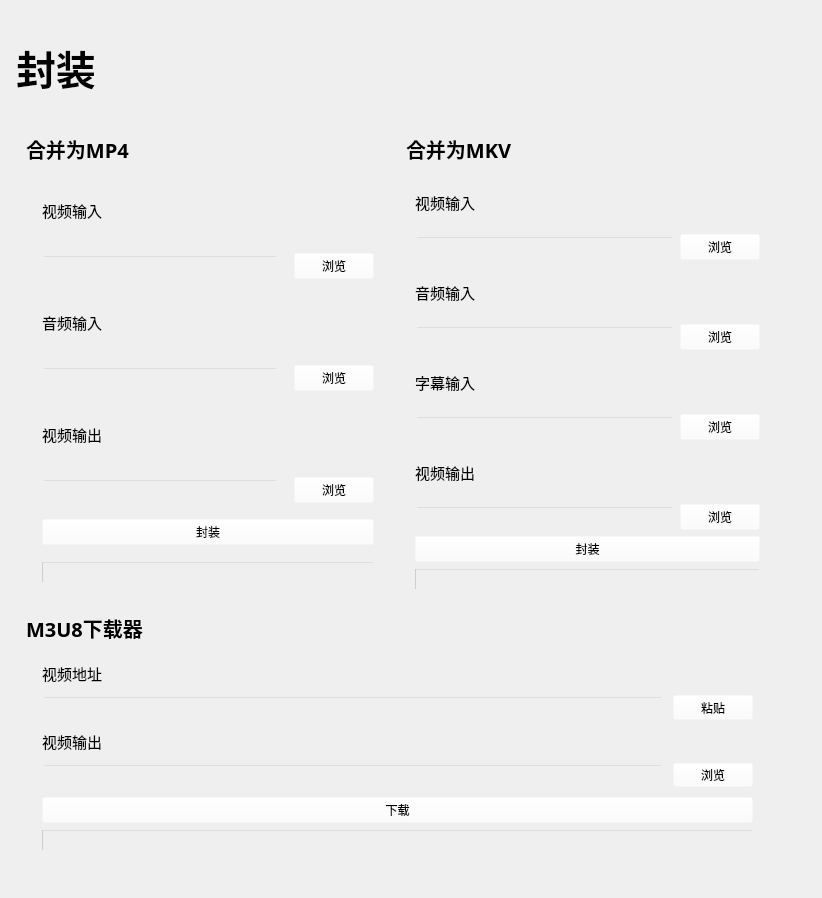
<?xml version="1.0" encoding="UTF-8"?>
<ui version="4.0">
 <class>Package</class>
 <widget class="QWidget" name="Package">
  <property name="geometry">
   <rect>
    <x>0</x>
    <y>0</y>
    <width>822</width>
    <height>898</height>
   </rect>
  </property>
  <property name="windowTitle">
   <string>Form</string>
  </property>
  <layout class="QGridLayout" name="gridLayout_14">
   <property name="leftMargin">
    <number>16</number>
   </property>
   <property name="topMargin">
    <number>45</number>
   </property>
   <property name="rightMargin">
    <number>16</number>
   </property>
   <property name="bottomMargin">
    <number>16</number>
   </property>
   <item row="0" column="0">
    <layout class="QGridLayout" name="PackageBox">
     <property name="spacing">
      <number>16</number>
     </property>
     <item row="1" column="0">
      <widget class="SmoothScrollArea" name="SmoothScrollArea">
       <property name="styleSheet">
        <string notr="true">background-color: rgba(255, 255, 255, 0);</string>
       </property>
       <property name="frameShape">
        <enum>QFrame::NoFrame</enum>
       </property>
       <property name="widgetResizable">
        <bool>true</bool>
       </property>
       <widget class="QWidget" name="scrollAreaWidgetContents_2">
        <property name="geometry">
         <rect>
          <x>0</x>
          <y>0</y>
          <width>772</width>
          <height>774</height>
         </rect>
        </property>
        <property name="minimumSize">
         <size>
          <width>770</width>
          <height>770</height>
         </size>
        </property>
        <property name="styleSheet">
         <string notr="true">background-color: rgba(255, 255, 255, 0);</string>
        </property>
        <widget class="QWidget" name="">
         <property name="geometry">
          <rect>
           <x>390</x>
           <y>30</y>
           <width>363</width>
           <height>463</height>
          </rect>
         </property>
         <layout class="QVBoxLayout" name="Mkv">
          <item>
           <widget class="SubtitleLabel" name="MkvTitle">
            <property name="maximumSize">
             <size>
              <width>16777215</width>
              <height>25</height>
             </size>
            </property>
            <property name="font">
             <font>
              <family>微软雅黑</family>
              <pointsize>15</pointsize>
              <weight>75</weight>
              <bold>true</bold>
             </font>
            </property>
            <property name="text">
             <string>合并为MKV</string>
            </property>
           </widget>
          </item>
          <item>
           <widget class="SimpleCardWidget" name="MkvBox">
            <property name="minimumSize">
             <size>
              <width>0</width>
              <height>430</height>
             </size>
            </property>
            <layout class="QGridLayout" name="gridLayout_5">
             <item row="3" column="0">
              <layout class="QGridLayout" name="VideoOutputBox_2">
               <item row="0" column="0">
                <widget class="BodyLabel" name="OutputLabel_2">
                 <property name="font">
                  <font>
                   <family>微软雅黑</family>
                   <pointsize>11</pointsize>
                   <weight>50</weight>
                   <bold>false</bold>
                  </font>
                 </property>
                 <property name="text">
                  <string>视频输出</string>
                 </property>
                </widget>
               </item>
               <item row="1" column="0">
                <widget class="LineEdit" name="OutputLine_2">
                 <property name="enabled">
                  <bool>true</bool>
                 </property>
                 <property name="clearButtonEnabled">
                  <bool>true</bool>
                 </property>
                </widget>
               </item>
               <item row="1" column="1">
                <widget class="PushButton" name="OutputButton_2">
                 <property name="text">
                  <string>浏览</string>
                 </property>
                </widget>
               </item>
              </layout>
             </item>
             <item row="4" column="0">
              <widget class="PrimaryPushButton" name="MkvStart">
               <property name="text">
                <string>封装</string>
               </property>
              </widget>
             </item>
             <item row="2" column="0">
              <layout class="QGridLayout" name="TextInBox">
               <item row="0" column="0">
                <widget class="BodyLabel" name="TextLabel">
                 <property name="font">
                  <font>
                   <family>微软雅黑</family>
                   <pointsize>11</pointsize>
                   <weight>50</weight>
                   <bold>false</bold>
                  </font>
                 </property>
                 <property name="text">
                  <string>字幕输入</string>
                 </property>
                </widget>
               </item>
               <item row="1" column="0">
                <widget class="LineEdit" name="TextLine">
                 <property name="enabled">
                  <bool>true</bool>
                 </property>
                 <property name="clearButtonEnabled">
                  <bool>true</bool>
                 </property>
                </widget>
               </item>
               <item row="1" column="1">
                <widget class="PushButton" name="TextButton">
                 <property name="text">
                  <string>浏览</string>
                 </property>
                </widget>
               </item>
              </layout>
             </item>
             <item row="1" column="0">
              <layout class="QGridLayout" name="AudioInBox_2">
               <item row="0" column="0">
                <widget class="BodyLabel" name="AudioLabel_2">
                 <property name="font">
                  <font>
                   <family>微软雅黑</family>
                   <pointsize>11</pointsize>
                   <weight>50</weight>
                   <bold>false</bold>
                  </font>
                 </property>
                 <property name="text">
                  <string>音频输入</string>
                 </property>
                </widget>
               </item>
               <item row="1" column="0">
                <widget class="LineEdit" name="AudioLine_2">
                 <property name="enabled">
                  <bool>true</bool>
                 </property>
                 <property name="clearButtonEnabled">
                  <bool>true</bool>
                 </property>
                </widget>
               </item>
               <item row="1" column="1">
                <widget class="PushButton" name="AudioButton_2">
                 <property name="text">
                  <string>浏览</string>
                 </property>
                </widget>
               </item>
              </layout>
             </item>
             <item row="0" column="0">
              <layout class="QGridLayout" name="VideoInBox_2">
               <item row="0" column="0">
                <widget class="BodyLabel" name="inputLabel_2">
                 <property name="font">
                  <font>
                   <family>微软雅黑</family>
                   <pointsize>11</pointsize>
                   <weight>50</weight>
                   <bold>false</bold>
                  </font>
                 </property>
                 <property name="text">
                  <string>视频输入</string>
                 </property>
                </widget>
               </item>
               <item row="1" column="0">
                <widget class="LineEdit" name="InputLine_2">
                 <property name="enabled">
                  <bool>true</bool>
                 </property>
                 <property name="clearButtonEnabled">
                  <bool>true</bool>
                 </property>
                </widget>
               </item>
               <item row="1" column="1">
                <widget class="PushButton" name="InputButton_2">
                 <property name="text">
                  <string>浏览</string>
                 </property>
                </widget>
               </item>
              </layout>
             </item>
             <item row="5" column="0">
              <widget class="IndeterminateProgressBar" name="ProgressBar2"/>
             </item>
            </layout>
           </widget>
          </item>
         </layout>
        </widget>
        <widget class="QWidget" name="">
         <property name="geometry">
          <rect>
           <x>10</x>
           <y>30</y>
           <width>364</width>
           <height>463</height>
          </rect>
         </property>
         <layout class="QVBoxLayout" name="MP4">
          <item>
           <widget class="SubtitleLabel" name="MP4Title">
            <property name="maximumSize">
             <size>
              <width>16777215</width>
              <height>25</height>
             </size>
            </property>
            <property name="font">
             <font>
              <family>微软雅黑</family>
              <pointsize>15</pointsize>
              <weight>75</weight>
              <bold>true</bold>
             </font>
            </property>
            <property name="text">
             <string>合并为MP4</string>
            </property>
           </widget>
          </item>
          <item>
           <widget class="SimpleCardWidget" name="MP4Box">
            <property name="minimumSize">
             <size>
              <width>0</width>
              <height>430</height>
             </size>
            </property>
            <layout class="QGridLayout" name="gridLayout_4">
             <property name="leftMargin">
              <number>16</number>
             </property>
             <property name="topMargin">
              <number>16</number>
             </property>
             <property name="rightMargin">
              <number>16</number>
             </property>
             <property name="bottomMargin">
              <number>16</number>
             </property>
             <property name="spacing">
              <number>16</number>
             </property>
             <item row="0" column="0">
              <layout class="QGridLayout" name="VideoInBox">
               <item row="0" column="0">
                <widget class="BodyLabel" name="inputLabel">
                 <property name="font">
                  <font>
                   <family>微软雅黑</family>
                   <pointsize>11</pointsize>
                   <weight>50</weight>
                   <bold>false</bold>
                  </font>
                 </property>
                 <property name="text">
                  <string>视频输入</string>
                 </property>
                </widget>
               </item>
               <item row="1" column="0">
                <widget class="LineEdit" name="InputLine">
                 <property name="enabled">
                  <bool>true</bool>
                 </property>
                 <property name="clearButtonEnabled">
                  <bool>true</bool>
                 </property>
                </widget>
               </item>
               <item row="1" column="1">
                <widget class="PushButton" name="InputButton">
                 <property name="text">
                  <string>浏览</string>
                 </property>
                </widget>
               </item>
              </layout>
             </item>
             <item row="1" column="0">
              <layout class="QGridLayout" name="AudioInBox">
               <item row="0" column="0">
                <widget class="BodyLabel" name="AudioLabel">
                 <property name="font">
                  <font>
                   <family>微软雅黑</family>
                   <pointsize>11</pointsize>
                   <weight>50</weight>
                   <bold>false</bold>
                  </font>
                 </property>
                 <property name="text">
                  <string>音频输入</string>
                 </property>
                </widget>
               </item>
               <item row="1" column="0">
                <widget class="LineEdit" name="AudioLine">
                 <property name="enabled">
                  <bool>true</bool>
                 </property>
                 <property name="clearButtonEnabled">
                  <bool>true</bool>
                 </property>
                </widget>
               </item>
               <item row="1" column="1">
                <widget class="PushButton" name="AudioButton">
                 <property name="text">
                  <string>浏览</string>
                 </property>
                </widget>
               </item>
              </layout>
             </item>
             <item row="2" column="0">
              <layout class="QGridLayout" name="VideoOutputBox">
               <item row="0" column="0">
                <widget class="BodyLabel" name="OutputLabel">
                 <property name="font">
                  <font>
                   <family>微软雅黑</family>
                   <pointsize>11</pointsize>
                   <weight>50</weight>
                   <bold>false</bold>
                  </font>
                 </property>
                 <property name="text">
                  <string>视频输出</string>
                 </property>
                </widget>
               </item>
               <item row="1" column="0">
                <widget class="LineEdit" name="OutputLine">
                 <property name="enabled">
                  <bool>true</bool>
                 </property>
                 <property name="clearButtonEnabled">
                  <bool>true</bool>
                 </property>
                </widget>
               </item>
               <item row="1" column="1">
                <widget class="PushButton" name="OutputButton">
                 <property name="text">
                  <string>浏览</string>
                 </property>
                </widget>
               </item>
              </layout>
             </item>
             <item row="3" column="0">
              <widget class="PrimaryPushButton" name="MP4Start">
               <property name="text">
                <string>封装</string>
               </property>
              </widget>
             </item>
             <item row="4" column="0">
              <widget class="IndeterminateProgressBar" name="ProgressBar1"/>
             </item>
            </layout>
           </widget>
          </item>
         </layout>
        </widget>
        <widget class="QWidget" name="">
         <property name="geometry">
          <rect>
           <x>10</x>
           <y>509</y>
           <width>743</width>
           <height>252</height>
          </rect>
         </property>
         <layout class="QVBoxLayout" name="M3U8">
          <item>
           <widget class="SubtitleLabel" name="M3U8Title">
            <property name="maximumSize">
             <size>
              <width>16777215</width>
              <height>25</height>
             </size>
            </property>
            <property name="font">
             <font>
              <family>微软雅黑</family>
              <pointsize>15</pointsize>
              <weight>75</weight>
              <bold>true</bold>
             </font>
            </property>
            <property name="text">
             <string>M3U8下载器</string>
            </property>
           </widget>
          </item>
          <item>
           <widget class="SimpleCardWidget" name="M3U8Box">
            <property name="minimumSize">
             <size>
              <width>0</width>
              <height>180</height>
             </size>
            </property>
            <layout class="QGridLayout" name="gridLayout_12">
             <property name="leftMargin">
              <number>16</number>
             </property>
             <property name="topMargin">
              <number>16</number>
             </property>
             <property name="rightMargin">
              <number>16</number>
             </property>
             <property name="bottomMargin">
              <number>16</number>
             </property>
             <item row="0" column="0">
              <layout class="QVBoxLayout" name="InnerM3U8Box">
               <property name="spacing">
                <number>10</number>
               </property>
               <item>
                <layout class="QGridLayout" name="WebAddress">
                 <item row="0" column="0">
                  <widget class="BodyLabel" name="AddressText">
                   <property name="font">
                    <font>
                     <family>微软雅黑</family>
                     <pointsize>11</pointsize>
                     <weight>50</weight>
                     <bold>false</bold>
                    </font>
                   </property>
                   <property name="text">
                    <string>视频地址</string>
                   </property>
                  </widget>
                 </item>
                 <item row="1" column="0">
                  <widget class="LineEdit" name="AddressLine">
                   <property name="enabled">
                    <bool>true</bool>
                   </property>
                   <property name="clearButtonEnabled">
                    <bool>true</bool>
                   </property>
                  </widget>
                 </item>
                 <item row="1" column="1">
                  <widget class="PushButton" name="PasteButton">
                   <property name="text">
                    <string>粘贴</string>
                   </property>
                  </widget>
                 </item>
                </layout>
               </item>
               <item>
                <layout class="QGridLayout" name="VideoOutputBox_3">
                 <item row="0" column="0">
                  <widget class="BodyLabel" name="OutputLabel_3">
                   <property name="font">
                    <font>
                     <family>微软雅黑</family>
                     <pointsize>11</pointsize>
                     <weight>50</weight>
                     <bold>false</bold>
                    </font>
                   </property>
                   <property name="text">
                    <string>视频输出</string>
                   </property>
                  </widget>
                 </item>
                 <item row="1" column="0">
                  <widget class="LineEdit" name="OutputLine_3">
                   <property name="enabled">
                    <bool>true</bool>
                   </property>
                   <property name="clearButtonEnabled">
                    <bool>true</bool>
                   </property>
                  </widget>
                 </item>
                 <item row="1" column="1">
                  <widget class="PushButton" name="OutputButton_3">
                   <property name="text">
                    <string>浏览</string>
                   </property>
                  </widget>
                 </item>
                </layout>
               </item>
               <item>
                <widget class="PrimaryPushButton" name="DownloadButton">
                 <property name="text">
                  <string>下载</string>
                 </property>
                </widget>
               </item>
              </layout>
             </item>
             <item row="1" column="0">
              <widget class="IndeterminateProgressBar" name="ProgressBar3"/>
             </item>
            </layout>
           </widget>
          </item>
         </layout>
        </widget>
       </widget>
      </widget>
     </item>
     <item row="0" column="0" colspan="2">
      <widget class="LargeTitleLabel" name="PackageTitile">
       <property name="maximumSize">
        <size>
         <width>16777215</width>
         <height>45</height>
        </size>
       </property>
       <property name="font">
        <font>
         <family>微软雅黑</family>
         <pointsize>30</pointsize>
         <weight>75</weight>
         <bold>true</bold>
         <kerning>true</kerning>
        </font>
       </property>
       <property name="text">
        <string>封装</string>
       </property>
      </widget>
     </item>
    </layout>
   </item>
  </layout>
 </widget>
 <customwidgets>
  <customwidget>
   <class>PushButton</class>
   <extends>QPushButton</extends>
   <header>qfluentwidgets</header>
  </customwidget>
  <customwidget>
   <class>PrimaryPushButton</class>
   <extends>PushButton</extends>
   <header>qfluentwidgets</header>
  </customwidget>
  <customwidget>
   <class>CardWidget</class>
   <extends>QFrame</extends>
   <header>qfluentwidgets</header>
   <container>1</container>
  </customwidget>
  <customwidget>
   <class>SimpleCardWidget</class>
   <extends>CardWidget</extends>
   <header>qfluentwidgets</header>
   <container>1</container>
  </customwidget>
  <customwidget>
   <class>SmoothScrollArea</class>
   <extends>QScrollArea</extends>
   <header>qfluentwidgets</header>
   <container>1</container>
  </customwidget>
  <customwidget>
   <class>BodyLabel</class>
   <extends>QLabel</extends>
   <header>qfluentwidgets</header>
  </customwidget>
  <customwidget>
   <class>SubtitleLabel</class>
   <extends>QLabel</extends>
   <header>qfluentwidgets</header>
  </customwidget>
  <customwidget>
   <class>LargeTitleLabel</class>
   <extends>QLabel</extends>
   <header>qfluentwidgets</header>
  </customwidget>
  <customwidget>
   <class>IndeterminateProgressBar</class>
   <extends>QProgressBar</extends>
   <header>qfluentwidgets</header>
  </customwidget>
  <customwidget>
   <class>LineEdit</class>
   <extends>QLineEdit</extends>
   <header>qfluentwidgets</header>
  </customwidget>
 </customwidgets>
 <resources/>
 <connections/>
</ui>
